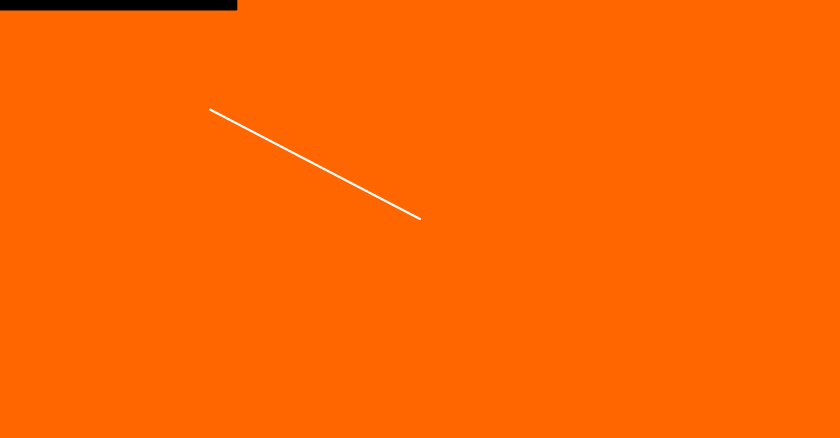
Frame 1 (no input)
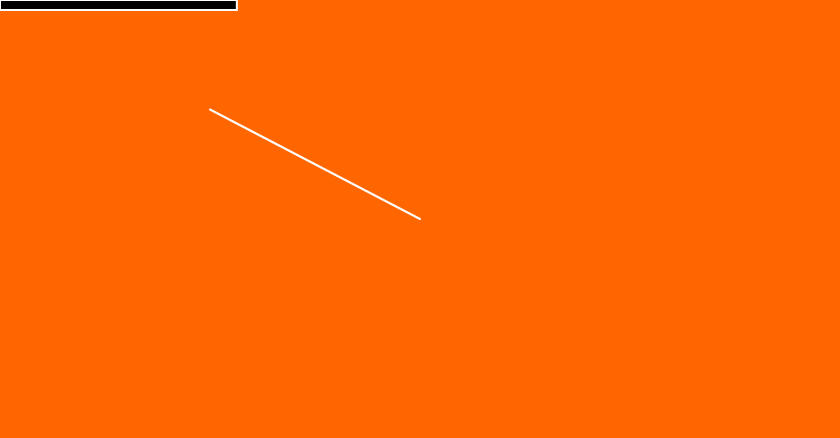
Frame 60 (no input)
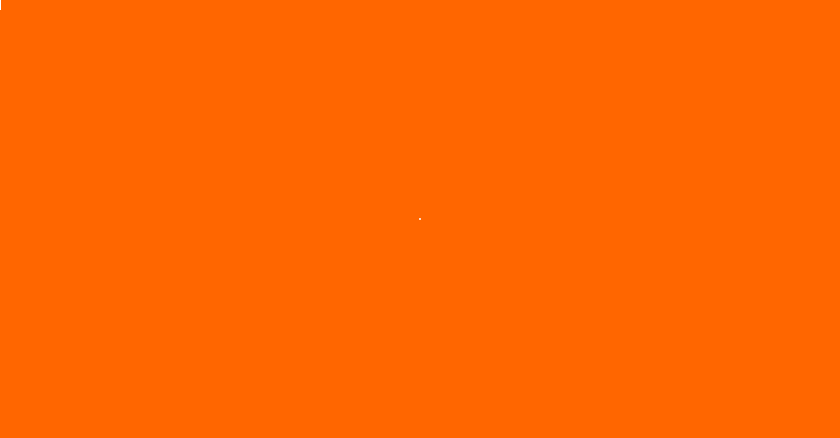
Frame 120 (the mouse pressed at the canvas centre since frame 60)

The p5.js sketch that drew these frames (run headless with seeded random() and noise() and a simulated clock; from frame 60 on, the mouse is pressed at the canvas centre):

// p5.js sketch
// ── sketch.js
let canvasWidth = 840;
let canvasHeight = 438;

function setup() {
  createCanvas(canvasWidth, canvasHeight);
}

function draw() {
  background('#ff6600');

  let mouse = createVector(mouseX, mouseY);
  let center = createVector(width / 2, height / 2);
  mouse.sub(center);
  mouse.div(2);

  // Find the magnitude of the vector
  const m = mouse.mag();
  fill(0);
  rect(0, 0, m, 10);

  translate(width / 2, height / 2);
  strokeWeight(2);
  stroke(255);
  line(0, 0, mouse.x, mouse.y);
}
